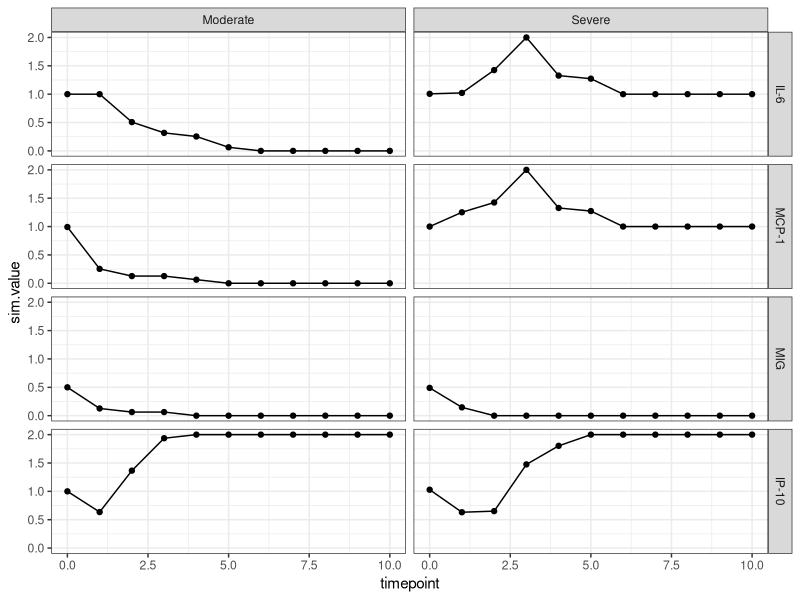

The R script that drew this image:
library(tidyverse)
read_csv("model_output/modelC_sim.csv")  %>% 
  group_by(simID) %>% 
  mutate(state = paste0(IL6, IL6_hi, IP10, IP10_hi, MCP1, MCP1_hi, MIG)) %>%
  mutate(state.0 = first(state)) %>% 
  mutate(`IL-6` = IL6 + IL6_hi,
         `IP-10` = IP10 + IP10_hi,
         `MCP-1` = MCP1 + MCP1_hi,
         MIG = MIG) %>%
  gather(cytokine, sim.value, `IL-6`, `IP-10`, `MCP-1`, MIG) %>%
  #re-order the cytokines for the plot
  mutate(cytokine = factor(cytokine, levels = c("IL-6", "MCP-1", "MIG", "IP-10"))) %>% 
  ungroup %>%
  #The simulations may cover the same initial condition more than once so remove duplicates 
  distinct(state.0, state, timepoint,cytokine, .keep_all = T) %>%
  #Only plot until 10 timesteps
  filter(timepoint < 11 ) %>% 
  ggplot(data = .,aes(x = timepoint, y = sim.value)) +
  theme_bw() +
  stat_summary(geom="line", fun.y=mean)+
  stat_summary(geom="point", fun.y=mean)+ 
  stat_summary(fun.data = mean_sdl, geom = "errorbar", width = 0.5, fun.args = list(mult = 1)) +
  facet_grid(  cytokine ~ injury) + theme(legend.position = "right") -> p

